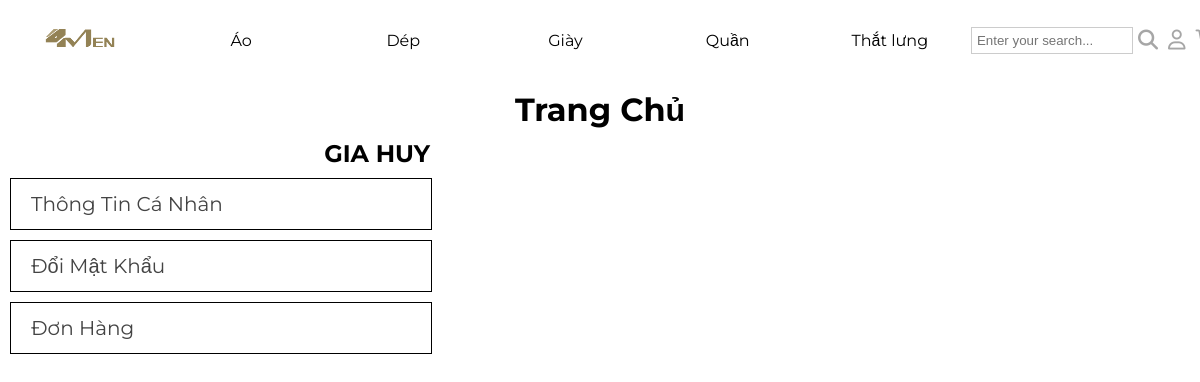
The page /Manage/manage.php (signed in) on the database its author committed.
### tables this page shows
CREATE TABLE `categories` (
  `id_dm` int(11) NOT NULL,
  `TenDanhMuc` varchar(255) DEFAULT NULL
);

### Manage/dropdown.php (the view, shortened to what this page needs)
<?php
require_once('db_connection.php');
$selectedCategory = isset($_GET['ID_DM']) ? $_GET['ID_DM'] : null;
$sqlCategories = "SELECT ID_DM, TenDanhMuc FROM categories";
$stmt = $conn->prepare($sqlCategories);
$stmt->execute();
$resultCategories = $stmt->get_result();
$categoryList = [];
while ($row = $resultCategories->fetch_assoc()) {
    $categoryID = $row['ID_DM'];
    $categoryName = $row['TenDanhMuc'];
    $sqlSubcategories = "SELECT DISTINCT loaisanpham FROM products WHERE id_dm = ?";
    $stmtSubcategories = $conn->prepare($sqlSubcategories);
    $stmtSubcategories->bind_param('i', $categoryID);
    $stmtSubcategories->execute();
    $resultSubcategories = $stmtSubcategories->get_result();
    $subcategories = [];
    while ($rowSubcategory = $resultSubcategories->fetch_assoc()) {
        $subcategories[] = $rowSubcategory['loaisanpham'];
    }
    $categoryList[] = [
        'ID_DM' => $categoryID,
        'TenDanhMuc' => $categoryName,
        'LoaiSanPham' => $subcategories,
    ];
}
foreach ($categoryList as $category) {
    $categoryID = $category['ID_DM'];
    $categoryName = $category['TenDanhMuc'];
    $isActive = $categoryID == $selectedCategory ? 'active' : '';
    echo "<div class='dropdown'>";
    echo "<a class='category-button $isActive' href='../products.php?ID_DM=$categoryID'>$categoryName</a>";
    echo "</div>";
}
?>
<link rel="stylesheet" href="css/menu.css">
<div class="navbar_logo">
    <div class="search-container">
        <div class="search-input-container">
            <input type="text" id="search-input" class="search-input" placeholder="Enter your search...">
        </div>
        <a class="search" href="#"><i class="fa-solid fa-magnifying-glass" id="search-icon"></i></a>
    </div>
    <a href="./manage.php"><i class="fa-regular fa-user"></i></a>
    <a href="../cart.php"><i class="fa-solid fa-cart-shopping"></i></a>
</div>
</div>

### Manage/menu.php (shortened to what this page needs)
<?php
require_once('db_connection.php');
function getUserInfoAndType($userId, $conn) {
    $userInfo = [];
    $userType = null;
    if ($userId) {
        $sqlCheckUser = "SELECT * FROM login WHERE id = ?";
        $stmtCheckUser = $conn->prepare($sqlCheckUser);
        $stmtCheckUser->bind_param('i', $userId);
        $stmtCheckUser->execute();
        $resultCheckUser = $stmtCheckUser->get_result();
        if ($resultCheckUser->num_rows > 0) {
            $userInfo = $resultCheckUser->fetch_assoc();
            $userType = getUserType($userId, $conn);
        }
    }
    return ['userInfo' => $userInfo, 'userType' => $userType];
}
function getUserType($userId, $conn) {
    $sqlGetType = "SELECT type FROM login WHERE id = ?";
    $stmtGetType = $conn->prepare($sqlGetType);
    $stmtGetType->bind_param('i', $userId);
    $stmtGetType->execute();
    $resultGetType = $stmtGetType->get_result();
    if ($resultGetType->num_rows > 0) {
        $row = $resultGetType->fetch_assoc();
        return $row['type'];
    }
    return null;
}
$userData = getUserInfoAndType($user_id, $conn);
$userInfo = $userData['userInfo'];
$userType = $userData['userType'];
?>
<?php if (!empty($userInfo)): ?>
    <link rel="stylesheet" href="css/footer.css">
    <div class='left-column'>
            <h2><?php echo $userInfo['fullname']; ?></h2>
            <?php if ($userType !== null): ?>
                <?php if ($userType == 2): ?>
                    <a class="link-font" href='profile.php'>Thông Tin Cá Nhân</a>
                    <a class="link-font" href='pass.php'>Đổi Mật Khẩu</a>
                    <?php if (isset($user_id)): ?>
                        <a class="link-font" href='psorder.php?userId=<?php echo $user_id; ?>'>Đơn Hàng</a>
                    <?php endif; ?>
                <?php endif; ?>
            <?php else: ?>
                <p>Không có dữ liệu loại người dùng.</p>
            <?php endif; ?>
    </div>
<?php else: ?>
    <p>Người dùng không tồn tại.</p>
<?php endif; ?>

### Manage/css/menu.css (style rules this page uses)
a.category-button { text-decoration: none; }
.navbar_logo { display: flex; align-items: center; margin-right: 20px ; }
.navbar_logo a i { font-size: 20px; color: rgba(128, 128, 128, 0.7); margin: 5px; transition: ease 0.5s; }
.dropdown a { text-decoration: none; }
.category-button { justify-content: center; gap: 10px; background-color: transparent; padding: 0.1px; width: 142px; text-align: center; color: rgb(0, 0, 0); cursor: pointer; transition: background-color 0.2s; display: inline-block; margin: 0 10px; border: 0px; position: relative; }
.category-button::before { content: ""; display: block; position: absolute; left: 0; bottom: 0; width: 100%; height: 2px; background-color: transparent; transform: scaleX(0); transform-origin: right; transition: transform 0.2s, background-color 0.2s; }
.search-container { display: flex; align-items: center; position: relative; }
.search-input { width: 150px; padding: 5px; border: 1px solid #ccc; z-index: 2000; }
#search-icon { cursor: pointer; }

### Manage/dropdown.php (style rules this page uses)
a { text-decoration: none; }

### Manage/menu.php (style rules this page uses)
html ,body,a { margin: 0; font-family: 'Montserrat', sans-serif; }
h2 { display: flex; justify-content: right; width: 420px; margin: 10px; text-transform: uppercase; }
.link-font { border: 1px solid black; background-color: white; width: 400px; height: 50px; list-style: none; margin: 10px; display: flex; align-items: center; color: #444; text-decoration: none; padding-left: 20px; font-size: 20px; transition: all 0.5s; }

### rows shown on the page
categories: TenDanhMuc "Áo"
categories: TenDanhMuc "Dép"
categories: TenDanhMuc "Giày"
categories: TenDanhMuc "Quần"
categories: TenDanhMuc "Thắt lưng"

### other values the page prints
$userInfo['fullname'] "GIA HUY"
